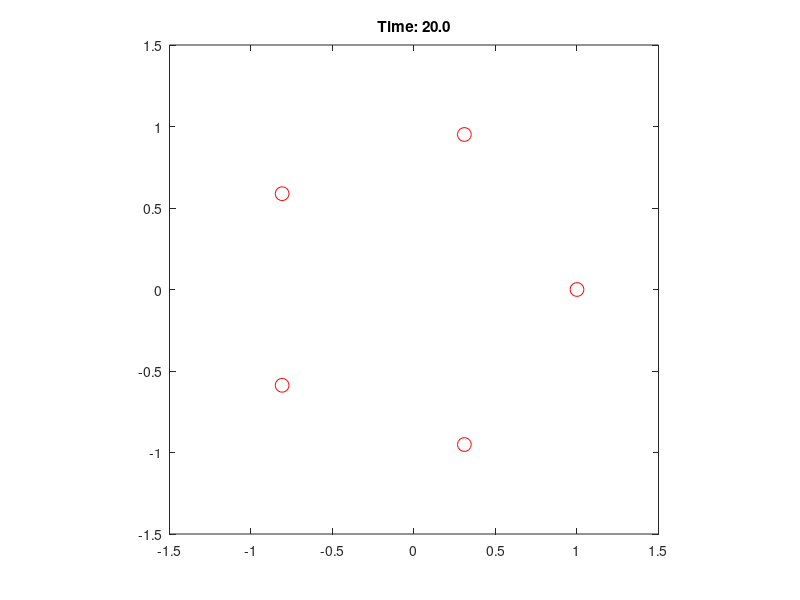

Source code (MATLAB):
% 五个智能体在圆周上形成正五边形的固定编队

% 设置智能体数量和圆周半径
n = 5;
r = 1;
theta = linspace(0, 2*pi, n+1);
theta = theta(1:end-1);

% 初始化智能体位置和速度
positions = [r * cos(theta); r * sin(theta)] + 0.1 * randn(2, n);  % 初始位置略微偏离
velocities = zeros(2, n);  % 初始速度为零

% 控制增益矩阵
K1 = 1 * eye(2);  % 第一部分控制输入的增益
K2 = 0.5 * eye(2);  % 第二部分控制输入的增益
Kv = 0.5 * eye(2);  % 速度相关的控制增益

% 仿真参数
dt = 0.1;  % 时间步长
simulation_time = 20;  % 仿真总时间

% 计算期望位置
desired_positions = [r * cos(theta); r * sin(theta)];

% 初始化观测器
A = kron(eye(2), [1, dt; 0, 1]);
B = kron(eye(2), [dt^2/2; dt]);
observers = cell(1, n);
for i = 1:n
    observers{i} = [positions(:, i); velocities(:, i)];
end

% 主循环进行仿真
for t = 0:dt:simulation_time
    % 计算每个智能体的控制力
    control_forces = zeros(2, n);
    
    for i = 1:n
        % 使用观测器估计状态
        estimated_state = observers{i};
        estimated_position = estimated_state(1:2);
        estimated_velocity = estimated_state(3:4);
        
        % 计算第一个控制输入部分
        position_error = desired_positions(:, i) - estimated_position;
        velocity_error = - estimated_velocity;  % 速度误差
        
        % 位置控制力
        u1 = K1 * position_error;
        
        % 速度控制力
        uv = Kv * velocity_error;
        
        % 计算第二个控制输入部分
        u2 = zeros(2, 1);
        for j = 1:n
            if i ~= j
                position_error_neighbor = (positions(:, j) - positions(:, i)) - (desired_positions(:, j) - desired_positions(:, i));
                u2 = u2 + K2 * position_error_neighbor;
            end
        end
        
        % 总控制力
        control_force = u1 + u2 + uv;
        
        % 更新观测器状态
        observers{i} = A * observers{i} + B * control_force;
        
        % 更新实际速度和位置
        velocities(:, i) = velocities(:, i) + control_force * dt;
        positions(:, i) = positions(:, i) + velocities(:, i) * dt;
    end
    
    % 绘制当前时刻的智能体位置
    figure(1);
    plot(positions(1, :), positions(2, :), 'bo', 'MarkerSize', 10);
    hold on;
    plot(desired_positions(1, :), desired_positions(2, :), 'ro', 'MarkerSize', 10);  % 绘制期望位置
    hold off;
    axis equal;
    title(sprintf('Time: %.1f', t));
    xlim([-1.5*r 1.5*r]);
    ylim([-1.5*r 1.5*r]);
    pause(0.1);
end


% 观测器的状态更新实际上并未对智能体的控制产生直接影响。要让观测器真正参与到控制效果中，我们需要使用观测器的状态估计来计算控制输入，而不是直接使用实际状态。

% 我们可以修改代码，使观测器参与到控制算法中。具体来说，我们将使用观测器的状态估计值来替代实际的速度和位置，从而计算控制力。